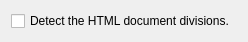
<?xml version="1.0" encoding="UTF-8"?>
<ui version="4.0">
 <class>Config</class>
 <widget class="QWidget" name="Config">
  <property name="geometry">
   <rect>
    <x>0</x>
    <y>0</y>
    <width>248</width>
    <height>29</height>
   </rect>
  </property>
  <property name="windowTitle">
   <string>Configure HTML Filter</string>
  </property>
  <property name="toolTip">
   <string/>
  </property>
  <property name="whatsThis">
   <string/>
  </property>
  <property name="sizeGripEnabled" stdset="0">
   <bool>true</bool>
  </property>
  <layout class="QVBoxLayout" name="verticalLayout_2">
   <item>
    <widget class="QCheckBox" name="DetectDivisions">
     <property name="toolTip">
      <string>Detect the HTML document divisions to determine the textual content depth.</string>
     </property>
     <property name="whatsThis">
      <string>When a textual content is extracted from a HTML file, it is associate to a depth. This depth can be:
1. The normal depth of the HTML tree.
2. A logicial depth that tries to detect real document division.
</string>
     </property>
     <property name="text">
      <string>Detect the HTML document divisions.</string>
     </property>
    </widget>
   </item>
  </layout>
 </widget>
 <layoutdefault spacing="6" margin="11"/>
 <pixmapfunction>qPixmapFromMimeSource</pixmapfunction>
 <includes>
  <include location="local">knuminput.h</include>
  <include location="local">knuminput.h</include>
  <include location="local">knuminput.h</include>
  <include location="local">knuminput.h</include>
  <include location="local">knuminput.h</include>
  <include location="local">knuminput.h</include>
  <include location="local">knuminput.h</include>
  <include location="local">knuminput.h</include>
  <include location="local">knuminput.h</include>
  <include location="local">knuminput.h</include>
  <include location="local">knuminput.h</include>
  <include location="local">knuminput.h</include>
  <include location="local">knuminput.h</include>
  <include location="local">knuminput.h</include>
  <include location="local">knuminput.h</include>
  <include location="local">knuminput.h</include>
  <include location="local">knuminput.h</include>
  <include location="local">knuminput.h</include>
  <include location="local">knuminput.h</include>
  <include location="local">knuminput.h</include>
 </includes>
 <resources/>
 <connections/>
 <slots>
  <slot>toggleStruct(bool)</slot>
  <slot>toggleFullIndex(bool)</slot>
 </slots>
</ui>
